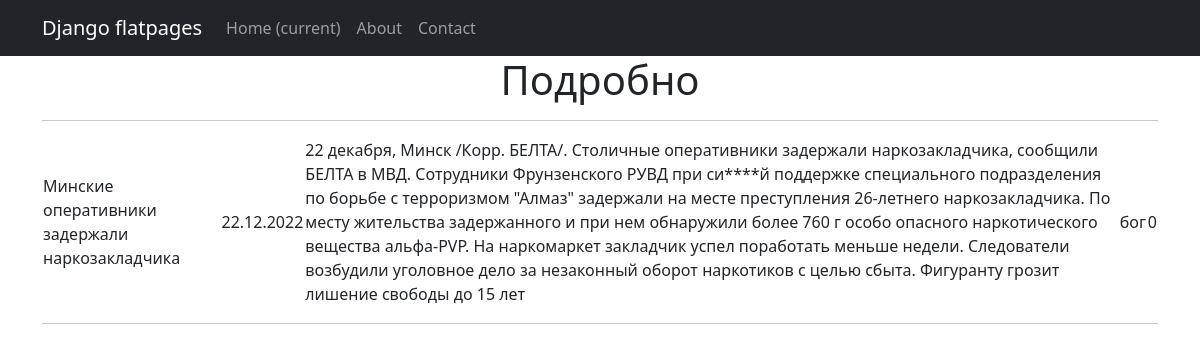
/posts/1, run on the app's committed database.
### news/models.py (models this page shows, shortened)
class Posts(models.Model):
    author = models.ForeignKey(Author, on_delete = models.CASCADE)
    option = models.CharField(max_length = 2,
                              choices = OPTIONS,
                              default = news)
    dt_of_publication = models.DateTimeField(auto_now_add = True)
    title = models.CharField(max_length = 150)
    text = models.CharField(max_length = 10000)
    rate_post = models.IntegerField(default=0)
    category = models.ManyToManyField(Category, through = 'PostCategory')
    @property
    def post_rating(self):
        return self.rate_post

class Author(models.Model):
    name = models.CharField(max_length=50)
    user = models.OneToOneField(User, on_delete = models.CASCADE)
    rating = models.IntegerField(default = 0)
    def __str__(self):
        return f'{self.name}'

### news/views.py (the view)
# urls.py: path('<int:pk>', PostDetail.as_view(), name = 'post_detail'),
class PostDetail(DetailView):
    model = Posts
    template_name = 'post.html'
    context_object_name = 'post'

### news/templatetags/custom_filters.py (called while the page is built)
@register.filter()
def censor(value):
    for word in words_censor:
        value = value.replace(word[1:], '*' * len(word[1:]))
    return value

### templates/post.html (shortened to what this page needs)
{% extends 'flatpages/default.html' %}
{% load custom_filters %}
{% block content %}
<h1>Подробно</h1>
<hr>
        <table border = 0 width = 100% align = center>
           <tr align = left>
                <td>{{ post.title|censor }}</td>
                <td>{{ post.dt_of_publication|date:'d.m.Y' }}</td>
                <td>{{ post.text|censor }} </td>
                <td>{{ post.author }} </td>
                <td>{{ post.rate_post }} </td>
            </tr>
        </table>
<hr>
{% endblock content %}

### data on the page
Posts: title|censor "Минские оперативники задержали наркозакладчика", dt_of_publication "22.12.2022", text|censor "22 декабря, Минск /Корр. БЕЛТА/. Столичные оперативники задержали наркозакладчика, сообщили БЕЛТА в МВД. Сотрудники Фрунзенского РУВД при си****й поддержке специального подразделения по борьбе с терроризмом \"Алмаз\" задержали на месте преступления 26-летнего наркозакладчика. По месту жительства задержанного и при нем обнаружили более 760 г особо опасного наркотического вещества альфа-PVP. На наркомаркет закладчик успел поработать меньше недели. Следователи возбудили уголовное дело за незаконный оборот наркотиков с целью сбыта. Фигуранту грозит лишение свободы до 15 лет", author "бог", rate_post "0"
